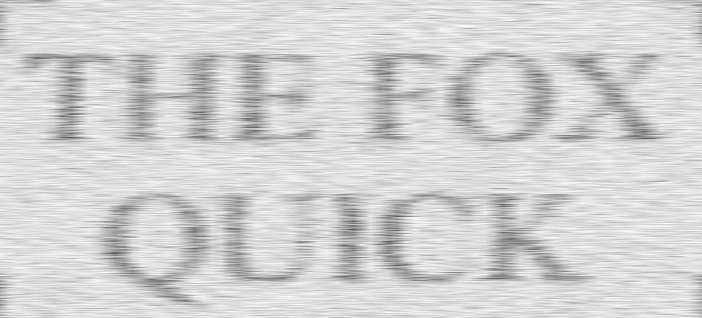
#> input picture data_alligned/sdr/10.png, 702 x 318 px, found by its file name; its folder holds 4 pictures in this run
$ jupyter execute --allow-errors 02_allign_and_crop.ipynb
#> lines starting #> are read from the running program, lines starting #| are printed output that depends on the picture; after the words box and inside, x2 and y2 are one past the last pixel; in counts of white or black regions, pixels touching at a corner belong together
[cell 1]
import cv2
import matplotlib.pyplot as plt
import numpy as np
import imutils

[cell 2]
def show_image_with_grid(img):
    fig,ax = plt.subplots(1,1,figsize=(30,30))
    height, width, _ = img.shape

    # Major ticks every 20, minor ticks every 5
    major_ticks = np.arange(0, width+1, 50)
    minor_ticks = np.arange(0, width+1, 10)

    ax.set_xticks(major_ticks)
    ax.set_xticks(minor_ticks, minor=True)
    ax.set_yticks(major_ticks)
    ax.set_yticks(minor_ticks, minor=True)

    ax.grid(which='minor', alpha=0.5)
    ax.grid(which='major', alpha=0.9)

    font = {'family' : 'normal',
            'weight' : 'bold',
            'size'   : 10}

    plt.rc('font', **font)
    ax.imshow(img, cmap='gray')
    plt.show()

[cell 3]
def find_center(image, thresh_low = 150, thresh_high = 255, debug = False):
    img = image.copy()
    h, w, _ = img.shape
    gray = cv2.cvtColor(img,cv2.COLOR_BGR2GRAY)
    blur = cv2.GaussianBlur(gray, (15, 15), 0)

    ret,thresh = cv2.threshold(blur,thresh_low,thresh_high,cv2.THRESH_BINARY)
    if(debug):
        plt.imshow(255-thresh)
        plt.show()
    # find contours in the thresholded image
    cnts = cv2.findContours(255-thresh, cv2.RETR_TREE,cv2.CHAIN_APPROX_SIMPLE)
    cnts = imutils.grab_contours(cnts)

    # loop over the contours
    cX = int(w/2)
    cY = int(h/2)
    max_countour_size = 0
    for c in cnts:
        img = image.copy()
        if (c.shape[0]>max_countour_size):
            max_countour_size = c.shape[0]
            # compute the center of the contour
            M = cv2.moments(c)
            #print(M)
            if(M["m00"] == 0):
                return int(w/2), int(h/2)
            cX = int(M["m10"] / M["m00"])
            cY = int(M["m01"] / M["m00"])
            cv2.drawContours(img, [c], -1, (0, 255, 0), 2)
            cv2.circle(img, (cX, cY), 7, (255, 255, 255), -1)
            cv2.putText(img, "center", (cX - 20, cY - 20),
            cv2.FONT_HERSHEY_SIMPLEX, 0.5, (255, 255, 255), 2)
            # show the image
            #plt.imshow(img)
            #plt.show()
    cv2.circle(img, (cX, cY), 7, (0, 0, 255), -1)
    if(debug):
        plt.imshow(img)
        plt.show()
    return cX, cY

[cell 4]
original_prefix = 'data_original/original/'
sdr_prefix = 'data_original/sdr/'
dest_path_orig = 'data_alligned/original/'
dest_path_sdr = 'data_alligned/sdr/'

[cell 5]
index = 181
sdr_img = cv2.imread(sdr_prefix + str(index) + ".png",1)
orig_img = cv2.imread(original_prefix + str(index) + ".png",1)

#> (a cell that did not finish here is left out)

[cell 7]
upper_left_corners_orig = [[[20,20], [610,20], [1210,20], [1805,20]],
                         [[20,340], [610,340],[1210,340], [1805,340]],
                          [[20,650], [610,650],[1210,650], [1805,650]],
                          [[20,965], [610,965],[1210,965], [1805,965]]]

under_right_corners_orig =[[[110,110],[705,110], [1305,110], [1900,110]],
                          [[110,430],[705,430],[1305,430],[1900,430]],
                          [[110,740],[705,740],[1305,740],[1900,740]],
                          [[110,1060],[705,1060],[1305,1060],[1900,1060]]]

upper_left_corners_orig = [[[20,20], [610,20], [1210,20], [1805,20]],
                         [[20,340], [610,340],[1210,340], [1805,340]]]
under_right_corners_orig =[[[110,110],[705,110], [1305,110], [1900,110]],
                          [[110,430],[705,430],[1305,430],[1900,430]]]

upper_left_corners = [[[200,20], [900,20], [1610,20], [2320,20]],
                     [[200,335], [900,335],[1610,335], [2320,335]],
                     [[200,650], [900,650],[1610,650], [2320,650]],
                     [[200,970], [900,970],[1610,970], [2320,970]]]

under_right_corners =[[[330,130],[1030,130], [1745,130], [2445,130]],
                      [[330,440],[1030,440],[1745,440],[2445,440]],
                     [[330,760],[1030,760],[1745,760],[2445,760]],
                     [[330,1075],[1030,1075],[1745,1075],[2445,1075]]]


upper_left_corners_orig = [[[20,20], [610,20], [1210,20], [1805,20]],
                         [[20,340], [610,340],[1210,340], [1805,340]],
                          [[20,650], [610,650],[1210,650], [1805,650]],
                          [[20,965], [610,965],[1210,965], [1805,965]]]

under_right_corners_orig =[[[110,110],[705,110], [1305,110], [1900,110]],
                          [[110,430],[705,430],[1305,430],[1900,430]],
                          [[110,740],[705,740],[1305,740],[1900,740]],
                          [[110,1060],[705,1060],[1305,1060],[1900,1060]]]
TOLERANCE = 10
def extract_patches(img, upper_left_corners, under_right_corners, low, high, debug = False):
    cropped_images = []
    for i in range(len(upper_left_corners)-1):
        for j in range(3):
            patches = []
            upper_lefts = []
            upper_left = upper_left_corners[i][j]
            under_right = under_right_corners[i][j]
            patch = img[upper_left[1]-TOLERANCE:under_right[1]+TOLERANCE,upper_left[0]-TOLERANCE:under_right[0]+TOLERANCE]
            patches.append(patch)
            upper_lefts.append(upper_left)

            upper_left = upper_left_corners[i+1][j]
            under_right = under_right_corners[i+1][j]
            patch = img[upper_left[1]-TOLERANCE:under_right[1]+TOLERANCE,upper_left[0]-TOLERANCE:under_right[0]+TOLERANCE]
            patches.append(patch)
            upper_lefts.append(upper_left)

            upper_left = upper_left_corners[i+1][j+1]
            under_right = under_right_corners[i+1][j+1]
            patch = img[upper_left[1]-TOLERANCE:under_right[1]+TOLERANCE,upper_left[0]-TOLERANCE:under_right[0]+TOLERANCE]
            patches.append(patch)
            upper_lefts.append(upper_left)

            upper_left = upper_left_corners[i][j+1]
            under_right = under_right_corners[i][j+1]
            patch = img[upper_left[1]-TOLERANCE:under_right[1]+TOLERANCE,upper_left[0]-TOLERANCE:under_right[0]+TOLERANCE]
            patches.append(patch)
            upper_lefts.append(upper_left)

            cXs = []
            cYs = []
            for (p, upper_left) in zip(patches, upper_lefts):
                cX, cY =  find_center(p, low, high, debug)
                cXs.append(cX + upper_left[0]-TOLERANCE)
                cYs.append(cY + upper_left[1]-TOLERANCE)
            left_upper = [int((cXs[0]+cXs[1])/2.0), int((cYs[0]+cYs[3])/2.0)]
            right_under = [int((cXs[2]+cXs[3])/2.0), int((cYs[2]+cYs[1])/2.0)]

            cropped_image = img[left_upper[1]:right_under[1],left_upper[0]:right_under[0]]
            cropped_images.append(cropped_image)
    return cropped_images

[cell 8]
upper_left_corners = [[[200,20], [900,20], [1610,20], [2320,20]],
                     [[200,335], [900,335],[1610,335], [2320,335]]]
under_right_corners =[[[330,130],[1030,130], [1745,130], [2445,130]],
                      [[330,440],[1030,440],[1745,440],[2445,440]]]

upper_left_corners_orig = [[[20,20], [610,20], [1210,20], [1805,20]],
                         [[20,340], [610,340],[1210,340], [1805,340]]]
under_right_corners_orig =[[[110,110],[705,110], [1305,110], [1900,110]],
                          [[110,430],[705,430],[1305,430],[1900,430]]]
LOW = 205
HIGH = 255
index = 10
sdr_img = cv2.imread(sdr_prefix + str(index) + ".png",1)
#> sdr_img is the input picture: shape (318, 702, 3); min 84, max 252, mean 211.5
orig_img = cv2.imread(original_prefix + str(index) + ".png",1)
#> (the rest of this cell did not finish here and is left out)

#> the loop in extract_patches, `for i in range(len(upper_left_corners)-1):` made 1 pass
#> pass 1, in find_center, `plt.show()`:
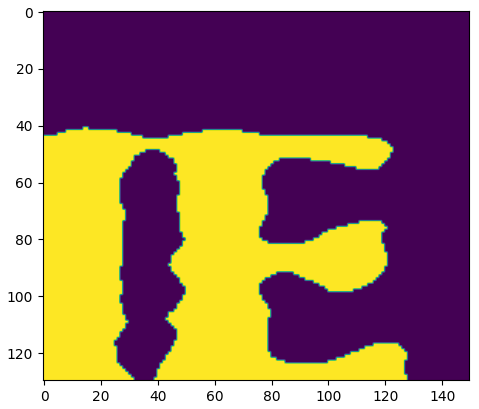
#> figure drawn by matplotlib, 1 panel
#> pass 1, in find_center, `plt.show()`:
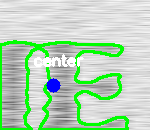
#> shown: shape (130, 150, 3); mean R, G, B 182.2, 212.1, 184.2
#> after the loop in extract_patches, `for i in range(len(upper_left_corners)-1):`: cropped_images = []
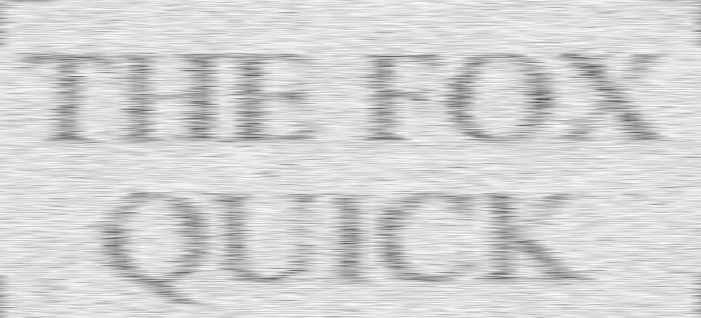
#> input picture data_alligned/sdr/1.png, 701 x 318 px, found by its file name
#> further down, sdr_img is the input picture: shape (318, 701, 3); min 78, max 252, mean 211.8
orig_patches = extract_patches(orig_img, upper_left_corners_orig, under_right_corners_orig, 150, HIGH, debug = True)

for (orig_patch, sdr_patch) in zip(orig_patches, sdr_patches):
    h, w, _ = orig_patch.shape
    sdr_patch = cv2.resize(sdr_patch, (w,h))
    mixed_img= cv2.addWeighted(orig_patch,0.1,sdr_patch,0.9,0)
    plt.imshow(mixed_img)
    plt.show()

[cell 9]
upper_left_corners = [[[200,20], [900,20], [1610,20], [2320,20]],
                     [[200,335], [900,335],[1610,335], [2320,335]],
                     [[200,650], [900,650],[1610,650], [2320,650]],
                     [[200,970], [900,970],[1610,970], [2320,970]]]

under_right_corners =[[[330,130],[1030,130], [1745,130], [2445,130]],
                      [[330,440],[1030,440],[1745,440],[2445,440]],
                     [[330,760],[1030,760],[1745,760],[2445,760]],
                     [[330,1075],[1030,1075],[1745,1075],[2445,1075]]]


upper_left_corners_orig = [[[20,20], [610,20], [1210,20], [1805,20]],
                         [[20,340], [610,340],[1210,340], [1805,340]],
                          [[20,650], [610,650],[1210,650], [1805,650]],
                          [[20,965], [610,965],[1210,965], [1805,965]]]

under_right_corners_orig =[[[110,110],[705,110], [1305,110], [1900,110]],
                          [[110,430],[705,430],[1305,430],[1900,430]],
                          [[110,740],[705,740],[1305,740],[1900,740]],
                          [[110,1060],[705,1060],[1305,1060],[1900,1060]]]

LOW = 205
HIGH = 255
dest_alligned_sdr = 'data_alligned/sdr/'
dest_alligned_orig = 'data_alligned/original/'
k = 1
#> (the rest of this cell did not finish here and is left out)

#> the loop in extract_patches, `for i in range(len(upper_left_corners)-1):` made 1 pass
#> pass 1, in find_center (call 3), `img = image.copy()`:
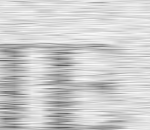
#> img: shape (130, 150, 3); min 90, max 249, mean 206.4
#> pass 1, in find_center (call 3), `blur = cv2.GaussianBlur(gray, (15, 15), 0)`:
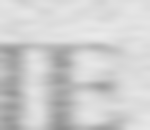
#> blur: shape (130, 150); min 143, max 233, mean 206.3
#> pass 1, in find_center (call 3), `ret,thresh = cv2.threshold(blur,thresh_low,thresh_high,cv2.THRESH_BINA..`:
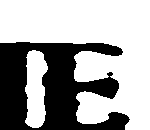
#> thresh: shape (130, 150); 64.7% white; 1 black region, box (x1, y1, x2, y2) and area: (0, 42, 130, 130) 6881
    orig_patches = extract_patches(orig_img, upper_left_corners_orig, under_right_corners_orig, LOW, HIGH)

    for (orig_patch, sdr_patch) in zip(orig_patches, sdr_patches):
        h, w, _ = sdr_patch.shape
        orig_patch = cv2.resize(orig_patch, (w,h))
        cv2.imwrite(dest_alligned_sdr + str(k) + '.png', sdr_patch)
        cv2.imwrite(dest_alligned_orig + str(k) + '.png', orig_patch)
        k += 1
#         mixed_img= cv2.addWeighted(orig_patch,0.1,sdr_patch,0.9,0)
#         plt.imshow(mixed_img)
#         plt.show()

print('{} patches pairs generated'.format(k))

[cell 10]
LOW = 140
HIGH = 255
dest_alligned_sdr = 'data_alligned/sdr/'
dest_alligned_orig = 'data_alligned/original/'
#> (the rest of this cell did not finish here and is left out)
